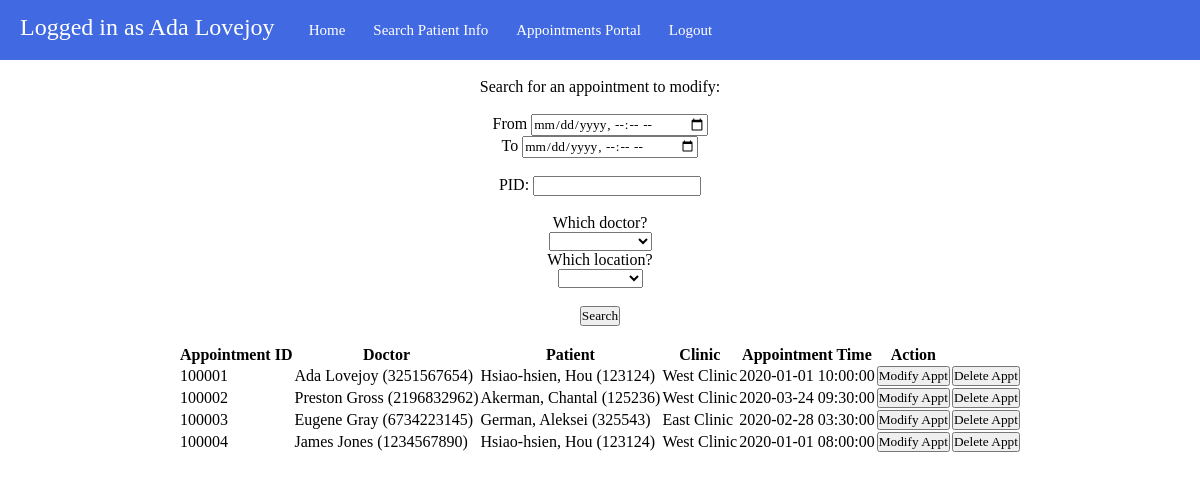
The page /nurse_mod_appointments.php (signed in) on the database its author committed.
### tables this page shows
CREATE TABLE Appointments (
	Appt_ID INT NOT NULL AUTO_INCREMENT,
	Has_approval ENUM('Yes', 'No') NOT NULL,
	Appointment_time DATETIME NOT NULL,
	Doctor_ID BIGINT NOT NULL,
	Patient_ID INT NOT NULL,
    Clinic_ID INT NOT NULL,
	PRIMARY KEY (Appt_ID),
	FOREIGN KEY (Doctor_ID) REFERENCES Doctors(NPI) ON DELETE CASCADE,
	FOREIGN KEY (Patient_ID) REFERENCES Patients(PID) ON DELETE CASCADE,
    FOREIGN KEY (Clinic_ID) REFERENCES Clinics(Clinic_ID) ON DELETE CASCADE
);

CREATE TABLE Doctors (
	NPI BIGINT NOT NULL UNIQUE,
	Name VARCHAR(80) NOT NULL,
    Password VARCHAR(80) NOT NULL,
	Work_phone VARCHAR(15) NOT NULL,
	Fax VARCHAR(15) NULL,
	Email VARCHAR(80) NOT NULL,
    Specialist ENUM('Yes', 'No') NOT NULL,
	Specialization VARCHAR(80) NOT NULL,
	PRIMARY KEY (NPI)
);

CREATE TABLE Patients (
	PID INT NOT NULL UNIQUE,
    	Password VARCHAR(80) NOT NULL,
	First_Name VARCHAR(80) NOT NULL,
	Last_Name VARCHAR(80) NOT NULL,
	Last_4_SSN INT NULL,
    Demographics_ID INT NOT NULL,
    Med_Hist_ID INT NOT NULL,
    Fam_Hist_ID INT NOT NULL,
    NID INT NULL,
	PRIMARY KEY (PID),
    FOREIGN KEY (Demographics_ID) REFERENCES Demographics(Demo_ID) ON DELETE CASCADE,
    FOREIGN KEY (Med_Hist_ID) REFERENCES Medical_history(Med_Hist_ID) ON DELETE CASCADE,
    FOREIGN KEY (Fam_Hist_ID) REFERENCES Family_history(Fam_Hist_ID) ON DELETE CASCADE,
	FOREIGN KEY (NID) REFERENCES Nurses(NID) ON DELETE CASCADE
);

CREATE TABLE Clinics (
	Clinic_ID INT NOT NULL AUTO_INCREMENT,
	Clinic_name VARCHAR(50) NOT NULL,
	Office_phone VARCHAR(15) NOT NULL,
    Email VARCHAR(80) NULL,
	Address VARCHAR(200) NOT NULL,
	City VARCHAR(100) NOT NULL,
	State VARCHAR(2) NOT NULL,
	Zip VARCHAR(10) NOT NULL,
	PRIMARY KEY (Clinic_ID)
);

### nurse_mod_appointments.php (the view, shortened to what this page needs)
<?php
    include_once "includes/query_func.php";
?>
<html>
<head>
</head>
<body>
<link rel="stylesheet" type = "text/css" href="css/nurse_portal_style.css" />
<nav>
        <p>Logged in as <?php echo $_SESSION['Name'] ?></p>
        <ul>
                <li><a href="nurse_portal.php">Home</a></li>
                <li><a href="nurse_patient_info.php">Search Patient Info</a></li>
                <li><a href="nurse_appointments_portal.php">Appointments Portal</a></li>
                <li><a href="logout.php">Logout</a></li>
        </ul>
</nav>
<br>
<center>Search for an appointment to modify:<br><br>
<form action='' method='POST'>
<label for='low'>From</label>
<input type='datetime-local' step=1800 name='low'><br>
<label for='high'>To</label>
<input type='datetime-local' step=1800 name='high'><br><br>
<label for='PID'>PID: </label>
<input type='text' name='PID'> <br><br>
Which doctor?<br>
<select id="doc" name="doc">
<option value=""></option>
<?php
    $sql_doc = mysqli_query($conn, "SELECT * FROM Doctors;");
    while($doc = mysqli_fetch_assoc($sql_doc)) {
        echo "<option value=".$doc['NPI'].">".$doc['Name']."</option>";
    }
?>
</select><br>
Which location?<br>
<select id="clinic" name="clinic">
<option value=""></option>
<?php
    $sql_clinic = mysqli_query($conn, "SELECT * FROM Clinics;");
    while($clinic = mysqli_fetch_assoc($sql_clinic)) {
        echo "<option value=".$clinic['Clinic_ID'].">".$clinic['Clinic_name']."</option>";
    }
?>
</select><br><br>
<input type='submit' value='Search'><br><br></form>
<?php
        $query = "SELECT * FROM Appointments WHERE ";
        if(!empty($_POST['low']) && !empty($_POST['high'])) {
            $low = substr($_POST['low'],0,10).' '.substr($_POST['low'],11).':00';
            $high = substr($_POST['high'],0,10).' '.substr($_POST['high'],11).':00';
        } elseif (!empty($_POST['low']) && empty($_POST['high'])) {
            $low = substr($_POST['low'],0,10).' '.substr($_POST['low'],11).':00';
            $high = "9999-12-31 23:59:59";
        } elseif (empty($_POST['low']) && !empty($_POST['high'])) {
            $low = "1000-01-01 00:00:00";
            $high = substr($_POST['high'],0,10).' '.substr($_POST['high'],11).':00';
        } else {
            $low = "1000-01-01 00:00:00";
            $high = "9999-12-31 23:59:59";
        }
        $query .= "(Appointment_time BETWEEN '".$low."' AND '".$high."')";
        $query .= ";";
        gen_mod_apmt($query);
?>
</center>

### query_func.php (shortened to what this page needs)
<?php
    function sql_connect() {
        $dbServerName = "localhost";
        $dbUserName = "root";
        $dbPassword = "root";
        $dbName = "meddb";
        $conn = mysqli_connect($dbServerName, $dbUserName, $dbPassword, $dbName) or die("Bad connection: ".mysqli_connect_error());
        return $conn;
    }
    function gen_mod_apmt($query) {
        $conn = sql_connect();
        $sql_apmt = mysqli_query($conn, $query) or die(mysqli_error($conn));
        echo "<table><tr><th> Appointment ID </th><th> Doctor </th><th> Patient </th><th> Clinic </th><th> Appointment Time </th><th>Action</th><th></th></tr>";
        while($apmt = mysqli_fetch_assoc($sql_apmt)) {
            $sql_patient = mysqli_query($conn, "SELECT * FROM Patients WHERE PID=".$apmt['Patient_ID'].";");
            $patient = mysqli_fetch_assoc($sql_patient);
            $sql_doc = mysqli_query($conn, "SELECT * FROM Doctors WHERE NPI=".$apmt['Doctor_ID'].";");
            $doc = mysqli_fetch_assoc($sql_doc);
            $sql_clinic = mysqli_query($conn, "SELECT * FROM Clinics WHERE Clinic_ID=".$apmt['Clinic_ID'].";");
            $clinic = mysqli_fetch_assoc($sql_clinic);
            echo "<tr><td>".$apmt['Appt_ID']."</td><td>".$doc['Name']." (".$doc['NPI'].")</td><td>".$patient['Last_Name'].", ".$patient['First_Name']." (".$patient['PID'].") </td><td>".$clinic['Clinic_name']."</td><td>".$apmt['Appointment_time']."</td>";
            echo "<td><form action='nurse_edit_appointments.php' method='POST'><input type='hidden' name='Appt_ID' value=".$apmt['Appt_ID']."><input type='submit' value='Modify Appt'></form></td>";
            echo "<td><form action='nurse_delete_appointments.php' method='POST'><input type='hidden' name='Appt_ID' value=".$apmt['Appt_ID']."><input type='submit' value='Delete Appt' onclick='return confirm_delete()'></form></td></tr>";
        }
        echo "</table>";
    }
?>

### nurse_portal_style.css (style rules this page uses)
body { background-color: #ffff; }
* { font-family: "Times New Roman"; color: black; margin: 0; padding: 0; }
nav { width: 100%; height: 60px; background-color: #4169e1; }
nav p { font-family: "Times New Roman"; color: #ffff; font-size: 24px; line-height: 55px; float: left; padding: 0px 20px; }
nav ul { float: left; }
nav ul li { float: left; list-style: none; position: relative; }
nav ul li a { display: block; font-family: "Times New Roman"; font-size: 15px; padding: 22px 14px; text-decoration: none; color: white; }

### rows shown on the page
appointments: Appt_ID "100001", Doctor_ID.Name "Ada Lovejoy", Doctor_ID.NPI "3251567654", Patient_ID.Last_Name "Hsiao-hsien", Patient_ID.First_Name "Hou", Patient_ID.PID "123124", Clinic_ID.Clinic_name "West Clinic", Appointment_time "2020-01-01 10:00:00"
appointments: Appt_ID "100002", Doctor_ID.Name "Preston Gross", Doctor_ID.NPI "2196832962", Patient_ID.Last_Name "Akerman", Patient_ID.First_Name "Chantal", Patient_ID.PID "125236", Clinic_ID.Clinic_name "West Clinic", Appointment_time "2020-03-24 09:30:00"
appointments: Appt_ID "100003", Doctor_ID.Name "Eugene Gray", Doctor_ID.NPI "6734223145", Patient_ID.Last_Name "German", Patient_ID.First_Name "Aleksei", Patient_ID.PID "325543", Clinic_ID.Clinic_name "East Clinic", Appointment_time "2020-02-28 03:30:00"
appointments: Appt_ID "100004", Doctor_ID.Name "James Jones", Doctor_ID.NPI "1234567890", Patient_ID.Last_Name "Hsiao-hsien", Patient_ID.First_Name "Hou", Patient_ID.PID "123124", Clinic_ID.Clinic_name "West Clinic", Appointment_time "2020-01-01 08:00:00"

### other values the page prints
$_SESSION['Name'] "Ada Lovejoy"
